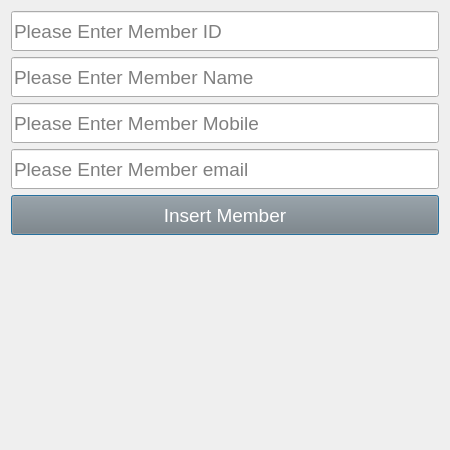
<?xml version="1.0" encoding="UTF-8"?>
<ui version="4.0">
 <class>Dialog</class>
 <widget class="QDialog" name="Dialog">
  <property name="geometry">
   <rect>
    <x>0</x>
    <y>0</y>
    <width>450</width>
    <height>450</height>
   </rect>
  </property>
  <property name="windowTitle">
   <string>Insert Title</string>
  </property>
  <layout class="QVBoxLayout" name="verticalLayout">
   <item>
    <widget class="QLineEdit" name="lineEdit_member_id">
     <property name="maximumSize">
      <size>
       <width>16777215</width>
       <height>40</height>
      </size>
     </property>
     <property name="font">
      <font>
       <pointsize>14</pointsize>
      </font>
     </property>
     <property name="placeholderText">
      <string>Please Enter Member ID</string>
     </property>
    </widget>
   </item>
   <item>
    <widget class="QLineEdit" name="lineEdit_member_name">
     <property name="maximumSize">
      <size>
       <width>16777215</width>
       <height>40</height>
      </size>
     </property>
     <property name="font">
      <font>
       <pointsize>14</pointsize>
      </font>
     </property>
     <property name="placeholderText">
      <string>Please Enter Member Name</string>
     </property>
    </widget>
   </item>
   <item>
    <widget class="QLineEdit" name="lineEdit_member_mobile">
     <property name="maximumSize">
      <size>
       <width>16777215</width>
       <height>40</height>
      </size>
     </property>
     <property name="font">
      <font>
       <pointsize>14</pointsize>
      </font>
     </property>
     <property name="placeholderText">
      <string>Please Enter Member Mobile</string>
     </property>
    </widget>
   </item>
   <item>
    <widget class="QLineEdit" name="lineEdit_member_email">
     <property name="maximumSize">
      <size>
       <width>16777215</width>
       <height>40</height>
      </size>
     </property>
     <property name="font">
      <font>
       <pointsize>14</pointsize>
      </font>
     </property>
     <property name="placeholderText">
      <string>Please Enter Member email</string>
     </property>
    </widget>
   </item>
   <item>
    <widget class="QPushButton" name="pushButton_save">
     <property name="maximumSize">
      <size>
       <width>16777215</width>
       <height>40</height>
      </size>
     </property>
     <property name="font">
      <font>
       <pointsize>14</pointsize>
      </font>
     </property>
     <property name="styleSheet">
      <string notr="true">QPushButton{
background-color:grey;
color:white
}</string>
     </property>
     <property name="text">
      <string>Insert Member</string>
     </property>
    </widget>
   </item>
   <item>
    <widget class="QLabel" name="label_result">
     <property name="font">
      <font>
       <pointsize>14</pointsize>
       <weight>75</weight>
       <bold>true</bold>
      </font>
     </property>
     <property name="text">
      <string/>
     </property>
    </widget>
   </item>
  </layout>
 </widget>
 <resources/>
 <connections/>
</ui>
